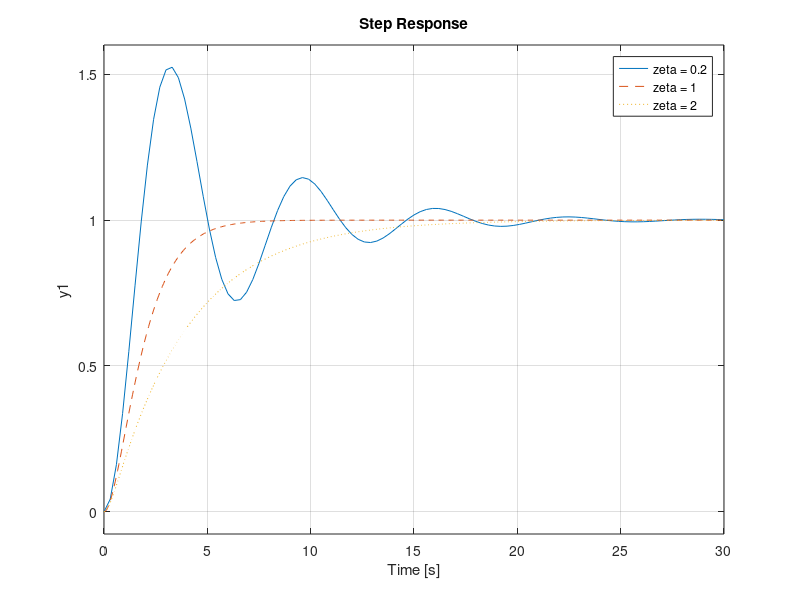

The MATLAB source for this figure:
%% second_sys.m

s = tf('s');
omega_n = 1;
zeta = 0.2;
P1 = omega_n^2 / (s^2 + 2 * zeta * omega_n * s + omega_n^2);
zeta = 1;
P2 = omega_n^2 / (s^2 + 2 * zeta * omega_n * s + omega_n^2);
zeta = 2;
P3 = omega_n^2 / (s^2 + 2 * zeta * omega_n * s + omega_n^2);

step(P1, '-', P2, '--', P3, ':')
legend('zeta = 0.2', 'zeta = 1', 'zeta = 2')

%% EOF